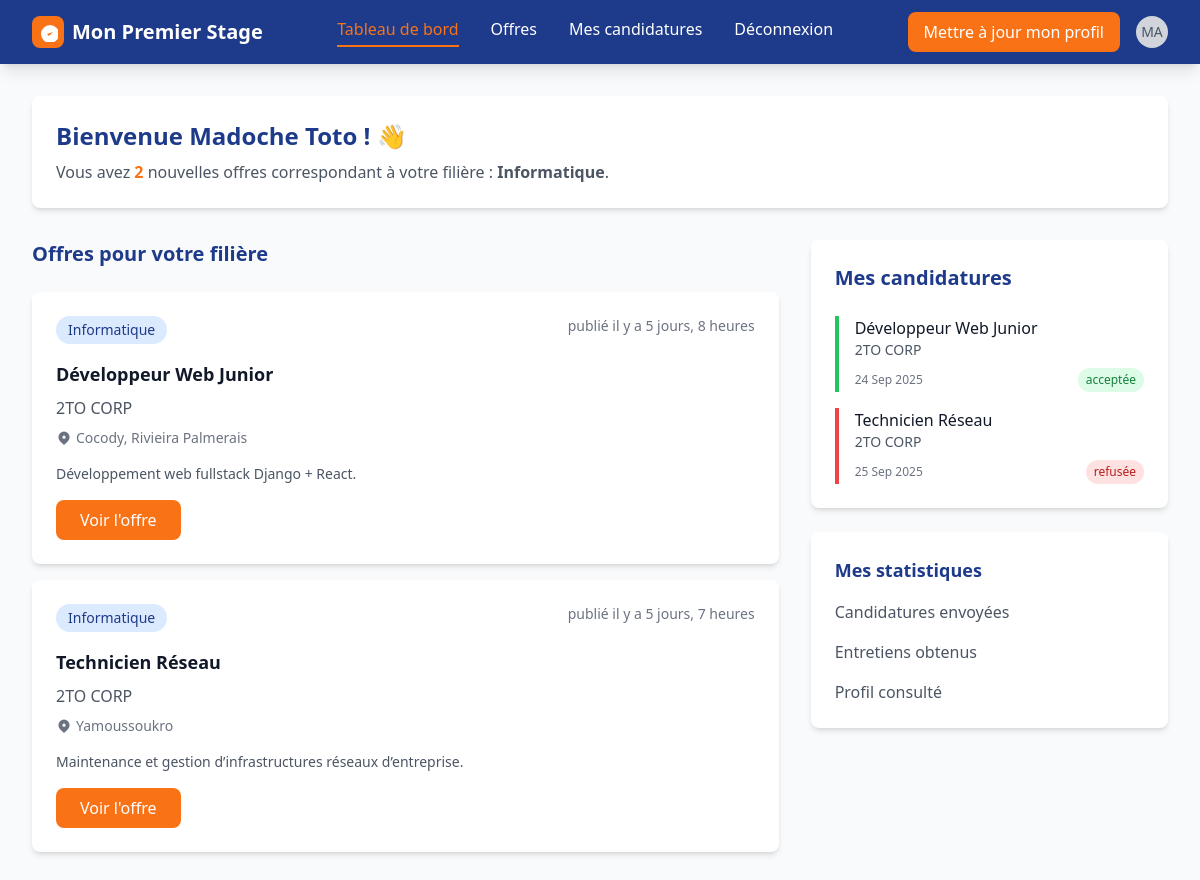
/diplome/ (signed in), run on the app's committed database.
### app_premier_stage/models.py (models this page shows, shortened)
class User(AbstractUser):
    ROLES_CHOICES = (
        ("stagiaire", "Stagiaire"),
        ("entreprise", "Entreprise"),
        ("administrateur", "Administrateur"),
    )
    role = models.CharField(max_length=20, choices=ROLES_CHOICES, default="stagiaire")
    is_profile_completed = models.BooleanField(default=False)

class Stagiaire(models.Model):
    id_stagiaire = models.UUIDField(primary_key=True, default=uuid.uuid4, editable=False)
    user = models.OneToOneField(
        settings.AUTH_USER_MODEL,
        on_delete=models.CASCADE,
        related_name="profil_stagiaire"
    )
    nom_stagiaire = models.CharField(max_length=30, default="")
    prenom_stagiaire = models.CharField(max_length=100, default="")
    etablissement = models.CharField(max_length=50, default="")
    date_naissance_stagiaire = models.DateField()
    telephone_stagiaire = models.CharField(max_length=15, default="+225")
    email_stagiaire = models.EmailField(max_length=30,default="")
    filiere_stagiaire = models.CharField(max_length=30, default="")
    cv_stagiaire = models.FileField(upload_to="cvs/", blank=True, null=True)
    photo = models.ImageField(upload_to="photos/", blank=True, null=True)
    created_at = models.DateTimeField(auto_now_add=True)

class OffreEmploi(models.Model):
    id_offre = models.UUIDField(primary_key=True, default=uuid.uuid4, editable=False)
    user = models.ForeignKey(
        settings.AUTH_USER_MODEL,
        on_delete=models.CASCADE,
        related_name="offres_entreprise",
        default=""
    )
    entreprise = models.ForeignKey(Entreprise, on_delete=models.CASCADE, related_name="offres")
    titre_poste = models.CharField(max_length=30, default="")
    domaine_poste = models.CharField(max_length=100,default="")
    description_offre = models.TextField(max_length=1000,default="",null=True, blank=True)
    type_offre = models.CharField(max_length=150,default="")
    type_contrat = models.CharField(max_length=150,default="",null=True, blank=True)
    competence_requis = models.CharField(max_length=250,default="",null=True, blank=True)
    duree_contrat = models.CharField(max_length=20,default="",null=True, blank=True)
    date_debut_offre = models.DateField()
    remuneration_offre = models.CharField(max_length=10,default="",null=True, blank=True)
    mission_offre = models.CharField(max_length=300,default="",null=True, blank=True)
    localisation_offre = models.CharField(max_length=100, default="")
    statut_offre = models.CharField(max_length=20,default="disponible")
    date_fin_candidature = models.DateField()
    created_at = models.DateTimeField(auto_now_add=True)

class Entreprise(models.Model):
    id_entreprise = models.UUIDField(primary_key=True, default=uuid.uuid4, editable=False)
    user = models.OneToOneField(
        settings.AUTH_USER_MODEL,
        on_delete=models.CASCADE,
        related_name="profil_entreprise"
    )
    nom_entreprise = models.CharField(max_length=30, default="")
    domaine_expertise = models.CharField(max_length=100, default="")
    telephone_entreprise = models.CharField(max_length=15,default="")
    email_entreprise = models.EmailField(default="")
    nombre_employe = models.CharField(max_length=20,default="",null=True, blank=True)
    site_entreprise = models.URLField(default="",null=True, blank=True)
    validation_entreprise = models.BooleanField(default=False)
    localisation_entreprise = models.CharField(max_length=30, default="")
    description_entreprise = models.CharField(max_length=100,default="",null=True, blank=True)
    created_at = models.DateTimeField(auto_now_add=True)

class Candidature(models.Model):
    id_candidature = models.UUIDField(primary_key=True, default=uuid.uuid4, editable=False)
    stagiaire = models.ForeignKey(Stagiaire, on_delete=models.CASCADE, related_name="candidat")
    offre = models.ForeignKey(OffreEmploi, on_delete=models.CASCADE, related_name="offre_postule")
    statut_candidature = models.CharField(max_length=15, default="candidature envoyée")
    date_postulation = models.DateTimeField(auto_now_add=True)
    date_entretien = models.DateField(null=True, blank=True)
    heure_entretien = models.TimeField(null=True, blank=True)
    created_at = models.DateTimeField(auto_now_add=True)
    class Meta:
        constraints = [
            models.UniqueConstraint(fields=["stagiaire", "offre"], name="unique_candidature")
        ]

### app_premier_stage/views.py (the view)
# urls.py: path('diplome/',views.DiplomeDashboard,name='diplome'),
def DiplomeDashboard(request):
    if not is_stagiaire(user=request.user):
        messages.error(request,"Vous n'êtes pas autoriser")
        return redirect("connexion")
    stagiaire = get_object_or_404(Stagiaire,user=request.user)
    offres_recommandees = OffreEmploi.objects.filter(domaine_poste__icontains=stagiaire.filiere_stagiaire)
    candidatures = Candidature.objects.filter(stagiaire=stagiaire)
    context={
        "offres_recommandees":offres_recommandees,
        "stagiaire":stagiaire,
        "candidatures":candidatures,
    }
    return render(request,"diplome/dashboard.html",context=context)

### app_premier_stage/views.py (called while the page is built)
def is_stagiaire(user):
    return user.groups.filter(name="stagiaire").exists()

### app_premier_stage/templates/diplome/dashboard.html (shortened to what this page needs)
{% extends "base.html" %}
{% block content %}
    {% include "diplome/header.html" %}
    <main class="max-w-7xl mx-auto px-4 sm:px-6 lg:px-8 py-8">
        <div class="bg-white rounded-lg shadow-md p-6 mb-8">
            <h1 class="text-2xl font-bold text-primary-blue mb-2">
                Bienvenue {{ user.first_name }} {{ user.last_name }} ! 👋
            </h1>
            <p class="text-gray-600">
                Vous avez <span class="font-bold text-primary-orange">{{ offres_recommandees.count }}</span> nouvelles offres correspondant à votre filière :
                <span class="font-bold">{{ stagiaire.filiere_stagiaire }}</span>.
            </p>
        </div>
        <div class="grid grid-cols-1 lg:grid-cols-3 gap-8">
            <div class="lg:col-span-2 space-y-8">
                <section>
                    <h2 class="text-xl font-bold text-primary-blue mb-6">Offres pour votre filière</h2>
                    <div class="space-y-4">
                        {% for offre in offres_recommandees %}
                        <div class="bg-white rounded-lg shadow-md p-6 hover:shadow-lg transition-shadow">
                            <div class="flex justify-between items-start mb-4">
                                <span class="bg-blue-100 text-primary-blue px-3 py-1 rounded-full text-sm font-medium">
                                    {{ offre.domaine_poste }}
                                </span>
                                <span class="text-sm text-gray-500">publié il y a {{ offre.created_at|timesince }}</span>
                            </div>
                            <h3 class="text-lg font-semibold text-gray-900 mb-2">{{ offre.titre_poste }}</h3>
                            <p class="text-gray-600 font-medium mb-2">{{ offre.entreprise.nom_entreprise }}</p>
                            <div class="flex items-center text-gray-500 mb-4">
                                <svg class="w-4 h-4 mr-1" fill="currentColor" viewBox="0 0 20 20">
                                    <path fill-rule="evenodd" d="M5.05 4.05a7 7 0 119.9 9.9L10 18.9l-4.95-4.95a7 7 0 010-9.9zM10 11a2 2 0 100-4 2 2 0 000 4z" clip-rule="evenodd"/>
                                </svg>
                                <span class="text-sm">{{ offre.localisation_offre }}</span>
                            </div>
                            <p class="text-gray-600 text-sm mb-4">
                                {{ offre.description_offre|truncatechars:120 }}
                            </p>
                            <a href="{% url 'detail' offre.id_offre %}">
                                <button class="bg-primary-orange hover:bg-orange-600 text-white py-2 px-6 rounded-lg font-medium transition-colors">
                                    Voir l'offre
                                </button>
                            </a>
                        </div>
                        {% empty %}
                        <p class="text-gray-500">Aucune offre disponible pour votre filière pour le moment.</p>
                        {% endfor %}
                    </div>
                </section>
            </div>
            <div class="lg:col-span-1 space-y-6">
                <section class="bg-white rounded-lg shadow-md p-6">
                    <h2 class="text-xl font-bold text-primary-blue mb-6">Mes candidatures</h2>
                    <div class="space-y-4">
                        {% for cand in candidatures %}
                        <div class="border-l-4 {% if cand.statut_candidature == 'acceptée' %}border-green-500{% elif cand.statut_candidature == 'en attente' %}border-yellow-500{% elif cand.statut_candidature == 'entretien' %}border-blue-500{% else %}border-red-500{% endif %} pl-4">
                            <h4 class="font-medium text-gray-900">{{ cand.offre.titre_poste }}</h4>
                            <p class="text-sm text-gray-600">{{ cand.offre.entreprise.nom_entreprise }}</p>
                            <div class="flex justify-between items-center mt-2">
                                <span class="text-xs text-gray-500">{{ cand.date_postulation|date:"d M Y" }}</span>
                                <span class="px-2 py-1 rounded-full text-xs font-medium
                                    {% if cand.statut_candidature == 'acceptée' %}bg-green-100 text-green-700
                                    {% elif cand.statut_candidature == 'en attente' %}bg-yellow-100 text-yellow-700
                                    {% elif cand.statut_candidature == 'entretien' %}bg-blue-100 text-blue-700
                                    {% else %}bg-red-100 text-red-700{% endif %}">
                                    {{ cand.statut_candidature }}
                                </span>
                            </div>
                        </div>
                        {% empty %}
                        <p class="text-gray-500">Vous n’avez pas encore de candidatures.</p>
                        {% endfor %}
                    </div>
                </section>
                <section class="bg-white rounded-lg shadow-md p-6">
                    <h3 class="text-lg font-bold text-primary-blue mb-4">Mes statistiques</h3>
                    <div class="space-y-4">
                        <div class="flex justify-between items-center">
                            <span class="text-gray-600">Candidatures envoyées</span>
                        </div>
                        <div class="flex justify-between items-center">
                            <span class="text-gray-600">Entretiens obtenus</span>
                        </div>
                        <div class="flex justify-between items-center">
                            <span class="text-gray-600">Profil consulté</span>
                        </div>
                    </div>
                </section>
            </div>
        </div>
    </main>
{% endblock content %}

### app_premier_stage/templates/diplome/header.html (shortened to what this page needs)
<header class="bg-primary-blue text-white shadow-lg">
    <div class="max-w-7xl mx-auto px-4 sm:px-6 lg:px-8">
        <div class="flex justify-between items-center h-16">
            <div class="flex items-center space-x-2">
                <div class="w-8 h-8 bg-primary-orange rounded-lg flex items-center justify-center">
                    <svg class="w-5 h-5 text-white" fill="currentColor" viewBox="0 0 20 20">
                        <path d="M9 12l2 2 4-4m6 2a9 9 0 11-18 0 9 9 0 0118 0z"/>
                    </svg>
                </div>
                <span class="text-xl font-bold">Mon Premier Stage</span>
            </div>
            <nav class="hidden md:flex space-x-8">
                <a href="{% url 'diplome' %}" class="transition-colors {% if request.resolver_match.url_name == 'diplome' %}text-primary-orange font-medium border-b-2 border-primary-orange pb-1{% else %}hover:text-primary-orange{% endif %}">
                    Tableau de bord
                </a>
                <a href="{% url 'offres' %}" class="transition-colors {% if request.resolver_match.url_name == 'offres' %}text-primary-orange font-medium{% else %}hover:text-primary-orange{% endif %}">
                    Offres
                </a>
                <a href="{% url 'candidature' %}" class="transition-colors {% if request.resolver_match.url_name == 'candidature' %}text-primary-orange font-medium{% else %}hover:text-primary-orange{% endif %}">
                    Mes candidatures
                </a>
                <a href="{% url 'deconnexion' %}" class="hover:text-red-400 transition-colors">Déconnexion</a>
            </nav>
            <div class="hidden md:flex items-center space-x-4">
                <a href="{% url 'profilcandidat' %}">
                    <button class="bg-primary-orange hover:bg-orange-600 px-4 py-2 rounded-lg font-medium transition-colors">
                        Mettre à jour mon profil
                    </button>
                </a>
                <div class="w-8 h-8 bg-gray-300 rounded-full flex items-center justify-center">
                    <span class="text-gray-600 font-medium text-sm">
                        {{ user.first_name|default:user.username|slice:":2"|upper }}
                    </span>
                </div>
            </div>
        </div>
    </div>
</header>

### data on the page
User: first_name "MA", first_name "Madoche", last_name "Toto"
Stagiaire: filiere_stagiaire "Informatique"
OffreEmploi: domaine_poste "Informatique", created_at "5 jours, 8 heures", titre_poste "Développeur Web Junior", entreprise.nom_entreprise "2TO CORP", localisation_offre "Cocody, Rivieira Palmerais", description_offre "Développement web fullstack Django + React."
OffreEmploi: domaine_poste "Informatique", created_at "5 jours, 7 heures", titre_poste "Technicien Réseau", entreprise.nom_entreprise "2TO CORP", localisation_offre "Yamoussoukro", description_offre "Maintenance et gestion d’infrastructures réseaux d’entreprise."
Candidature: offre.titre_poste "Développeur Web Junior", offre.entreprise.nom_entreprise "2TO CORP", date_postulation "24 Sep 2025", statut_candidature "acceptée"
Candidature: offre.titre_poste "Technicien Réseau", offre.entreprise.nom_entreprise "2TO CORP", date_postulation "25 Sep 2025", statut_candidature "refusée"

### other printed values
{{ offres_recommandees.count }} "2"
